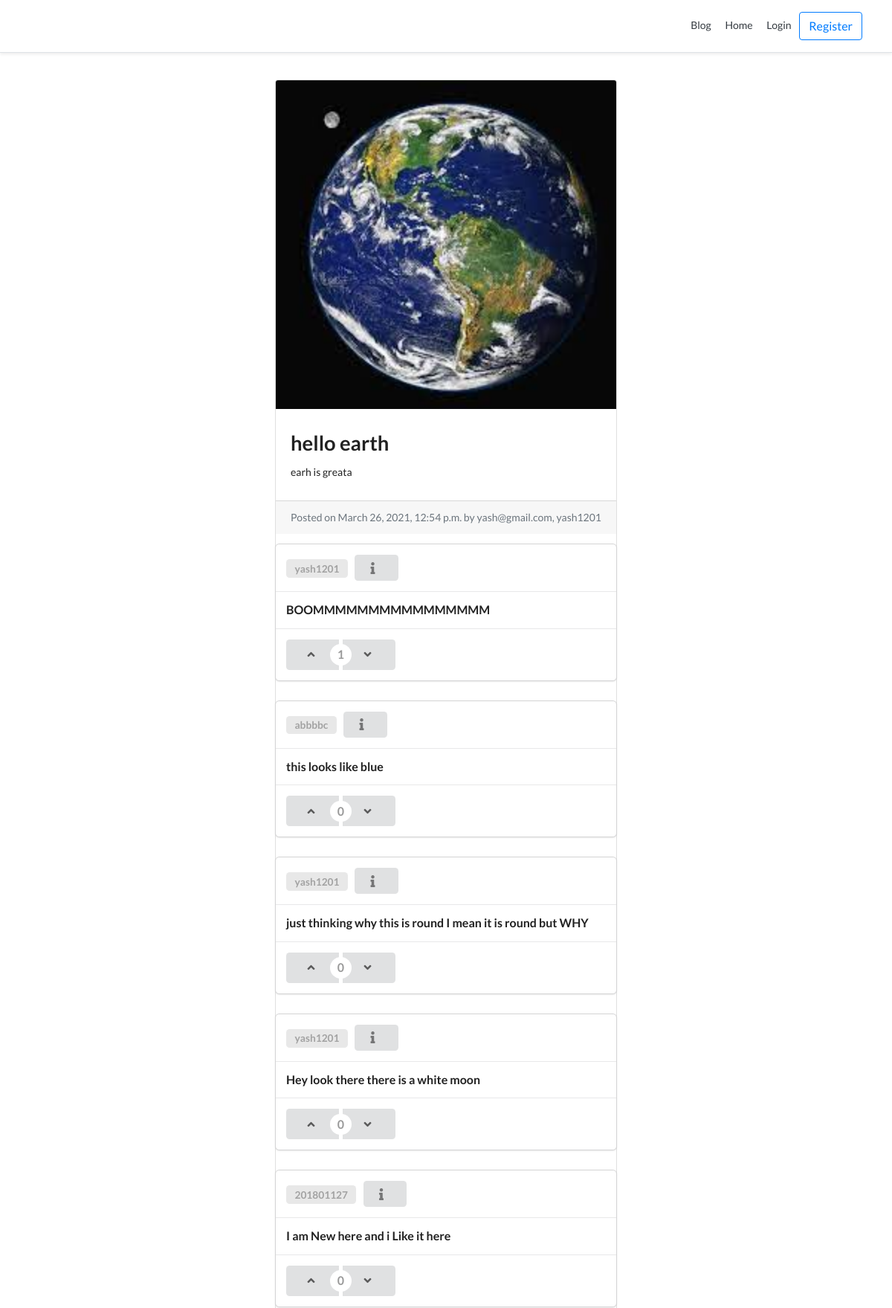
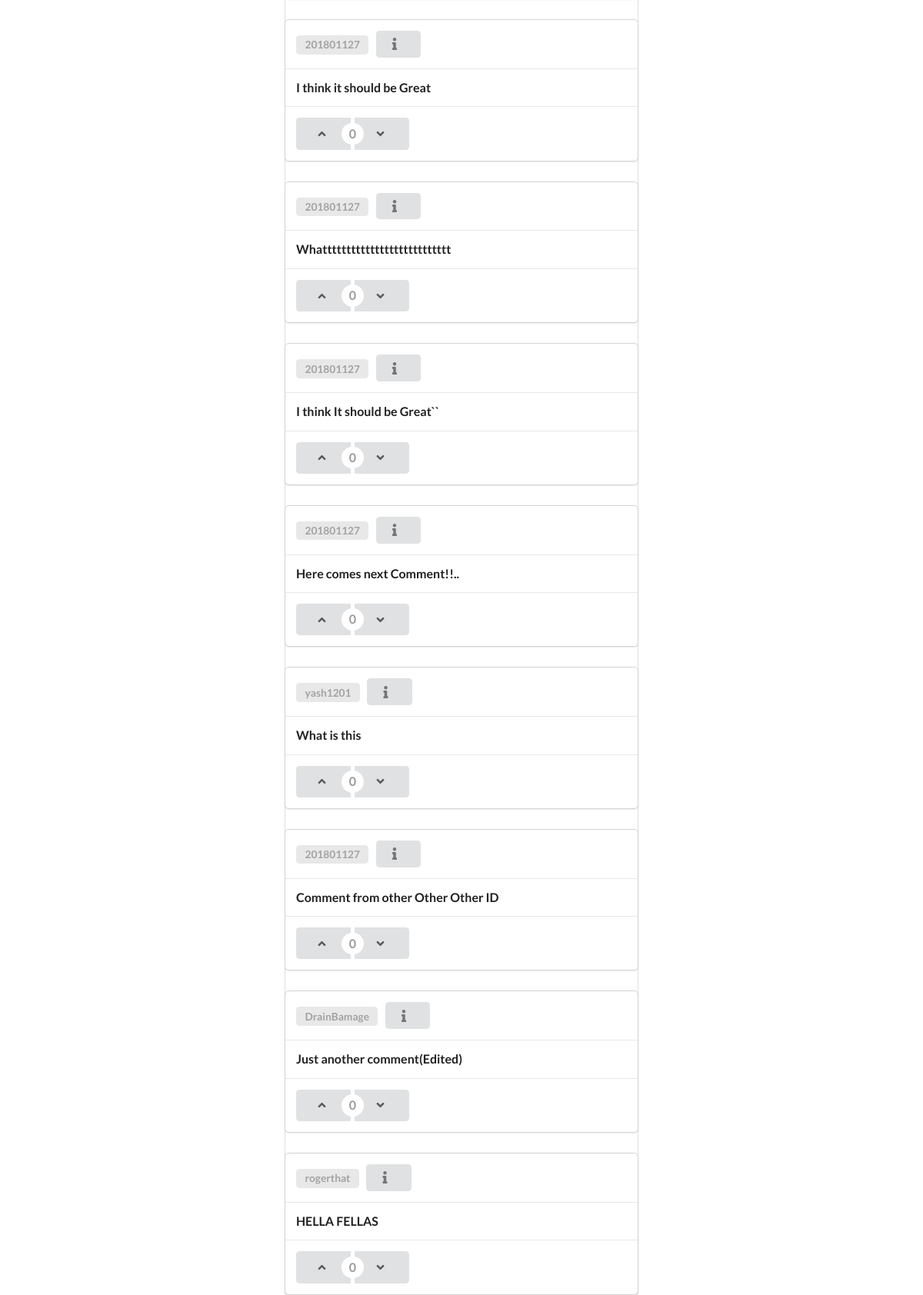
The page /blog1/yash1201-hello-earth/ (upper part) on the database its author committed (2 pictures, top to bottom).
### blog/models.py (models this page shows, shortened)
class BlogPost(models.Model):
    title               = models.CharField(max_length=50, null=False, blank=False)
    body                = models.TextField(max_length=5000, null=False, blank=False)
    image               = models.ImageField(upload_to=upload_location, null=False, blank=False)
    date_published      = models.DateTimeField(auto_now_add=True, verbose_name="date_publishd")
    date_updated        = models.DateTimeField(auto_now=True, verbose_name="date_updated")
    author              = models.ForeignKey(settings.AUTH_USER_MODEL, on_delete=models.CASCADE)
    slug                = models.SlugField(blank=True, unique=True)
    upvote              = models.IntegerField(default=0)
    downvote            = models.IntegerField(default=0)

class Comment(models.Model):
    body                = models.TextField(max_length=5000, null=False, blank=False)
    blog                = models.ForeignKey(BlogPost, on_delete=models.CASCADE)
    date_published      = models.DateTimeField(auto_now_add=True, verbose_name="date_publishd")
    date_updated        = models.DateTimeField(auto_now=True, verbose_name="date_updated")
    author              = models.ForeignKey(settings.AUTH_USER_MODEL, on_delete=models.CASCADE)
    upvote              = models.IntegerField(default=0)
    downvote            = models.IntegerField(default=0)
    def count_vote(self):
        return self.upvote-self.downvote

### account/models.py (models this page shows, shortened)
class Account(AbstractBaseUser, PermissionsMixin):
    email                       = models.EmailField(verbose_name="email", max_length=60, unique=True)
    username                    = models.CharField(max_length=30, unique=True)
    avatar                      = models.ImageField(upload_to=upload_location,default='avatar/default.png', blank=False)
    date_joined                 = models.DateTimeField(verbose_name='date joined', auto_now_add=True)
    last_login                  = models.DateTimeField(verbose_name='last login', auto_now=True)
    is_admin                    = models.BooleanField(default=False)
    is_active                   = models.BooleanField(default=True)
    is_staff                    = models.BooleanField(default=False)
    is_superuser                = models.BooleanField(default=False)
    USERNAME_FIELD = 'email'
    REQUIRED_FIELDS = ['username',]
    objects = MyAccountManager()
    def __str__(self):
        return self.email + ", " + self.username

### blog/views.py (the view)
# urls.py: path('<slug>/',detail_blog_view, name='detail'),
def detail_blog_view(request, slug):
	context = {}
	blog_post = get_object_or_404(blog, slug=slug)
	comments = Comment.objects.filter(blog=blog_post)
	context['blog_post'] = blog_post
	context['comments'] = comments
	context['visible'] = True
	user = request.user
	context['user'] = user.username
	if not user.is_authenticated:
		context['visible'] = False
	form = CreateCommentForm(request.POST or None, request.FILES or None)
	if form.is_valid():
		obj = form.save(commit=False)
		obj.blog = blog_post
		obj.author = user
		obj.save()
		form = CreateCommentForm()
	context['form'] = form
	return render(request, 'blog/detail_blog.html', context)

### blog/templates/blog/detail_blog.html (shortened to what this page needs)
{% extends 'base.html' %}
{% block content %}
<div class="container">
	<div class="row">
		<div class="card m-auto">
			<img class="card-img-top" src="{{blog_post.image.url}}">
			<div class="card-body mt-2 mb-2">
			  <h2 class="card-title">{{blog_post.title}}</h2>
			  <p class="card-text">{{blog_post.body|safe}}</p>
			</div>
			<div class="card-footer text-muted">
			  Posted on {{blog_post.date_published}} by {{blog_post.author}}
			</div>
			{% for comm in comments %}
				<div class="ui fluid card">
					<div class="content" >
						<a class="item">
							<div class="ui horizontal label">
									<a href="{% url 'profile' comm.author.username %}">{{comm.author.username}}</a>
							</div>
						</a>
						<button class="ui compact button" data-tooltip="{{comm.date_published}}" data-position="right center">
							<i class="info icon"></i>
						</button>
					</div>
					<div class="content">
						<h5 class="card-title">{{comm.body}}</h5>
					</div>
					<div class="content">
						<div class="ui buttons" id="vote">
							<div class="ui vertical animated button" tabindex="0">
								<div class="visible content">
									<i class="angle up icon"></i>
								</div>
							</div>
							<div class="or" data-text={{comm.count_vote}}></div>
							<div class="ui vertical animated button" tabindex="0">
								<div class="visible content">
									<i class="angle down icon"></i>
								</div>
							</div>
						</div>
					</div>
				</div>
			{% endfor %}
		</div>
	</div>
</div>
{% endblock content %}

### templates/snippets/header.html (style rules this page uses)
@media (min-width: 768px) { html { font-size: 16px; } }

### blog/templates/blog/detail_blog.html (style rules this page uses)
.card { max-width: 700px; }
.container { padding:20px; }

### rows shown on the page
BlogPost: image (picture), title "hello earth", body "earh is greata", date_published "March 26, 2021, 12:54 p.m.", author "yash@gmail.com, yash1201"
Comment: author.username "yash1201", body "BOOMMMMMMMMMMMMMMMM", upvote 1 (drawn)
Comment: author.username "abbbbc", body "this looks like blue"
Comment: author.username "yash1201", body "just thinking why this is round I mean it is round but WHY"
Comment: author.username "yash1201", body "Hey look there there is a white moon"
Comment: author.username "201801127", body "I am New here and i Like it here"
Comment: author.username "201801127", body "I think it should be Great"
Comment: author.username "201801127", body "Whattttttttttttttttttttttttttt"
Comment: author.username "201801127", body "I think It should be Great``"
Comment: author.username "201801127", body "Here comes next Comment!!.."
Comment: author.username "yash1201", body "What is this"
Comment: author.username "201801127", body "Comment from other Other Other ID"
Comment: author.username "DrainBamage", body "Just another comment(Edited)"
Comment: author.username "rogerthat", body "HELLA FELLAS"
